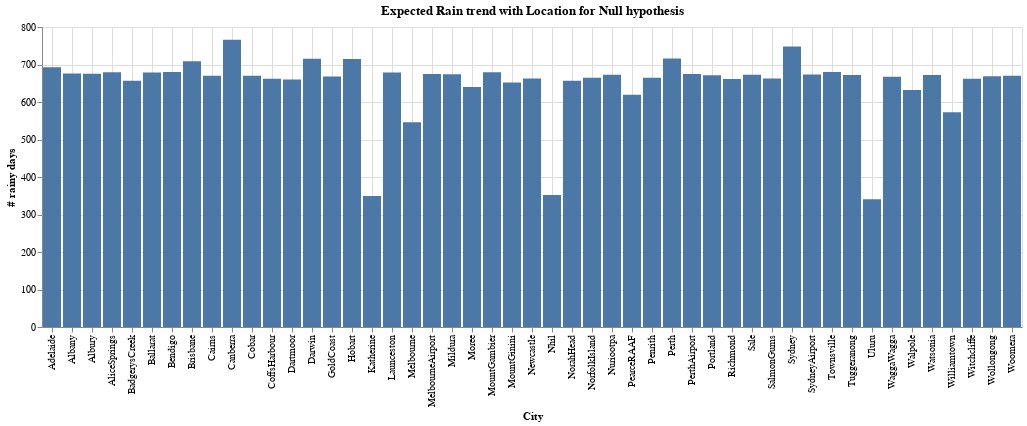

The notebook cell this image was saved under:
### Code cell
%chart x=Loc, y=rain, title="Expected Rain trend with Location for Null hypothesis", labelx=City, labely=# rainy days
